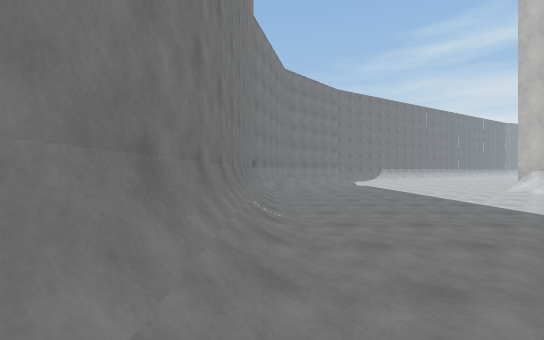
View 1 (above)

22 first-person views from a walk through a Unity game level. The camera is 1.3 m above the floor, looks level and sees 90° across. The floor is counted in squares, 2 m on a side. Each view is taken from the middle of a square. On the plan, view 1 faces up. The plan holds only what a view shows up to about 9 squares ahead; the rest is blank. The place goes on beyond the plan. Some surface patterns are stand-ins.

View 2
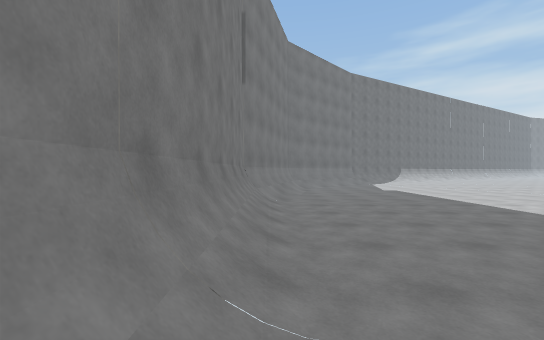

View 3
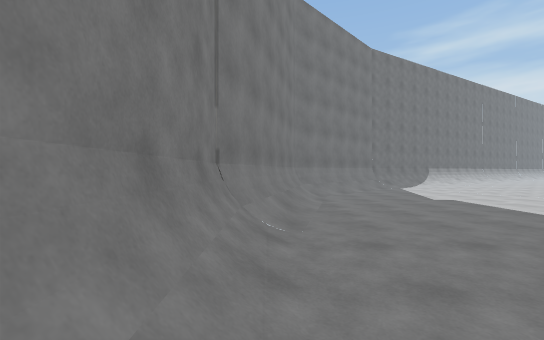

View 4
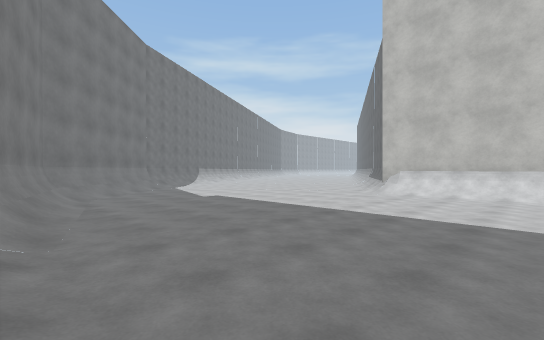

View 5
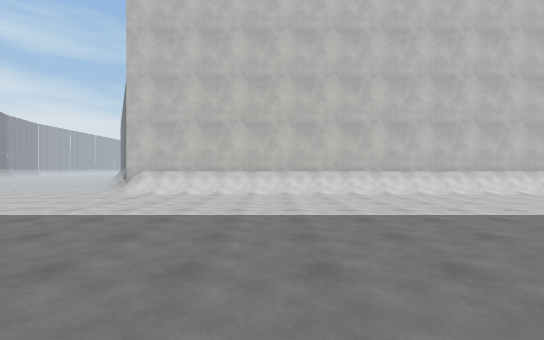

View 6
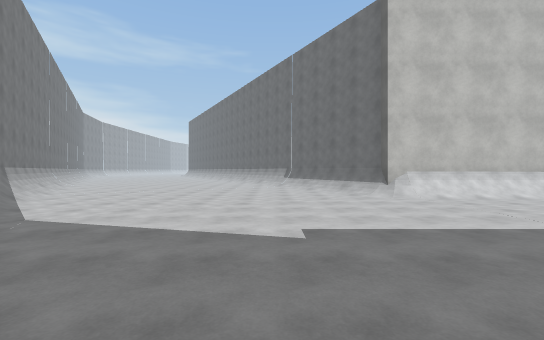

View 7
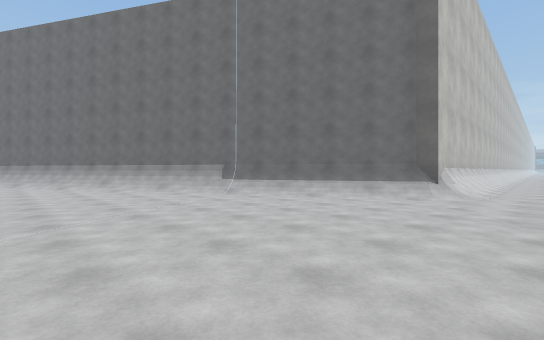

View 8
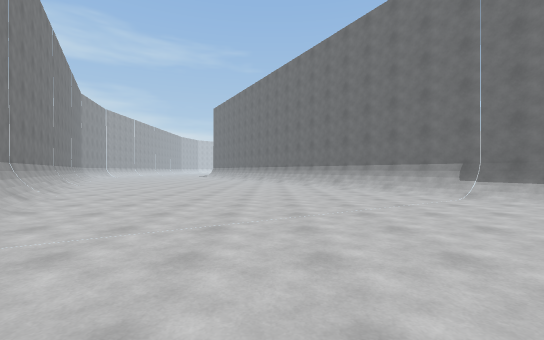

View 9
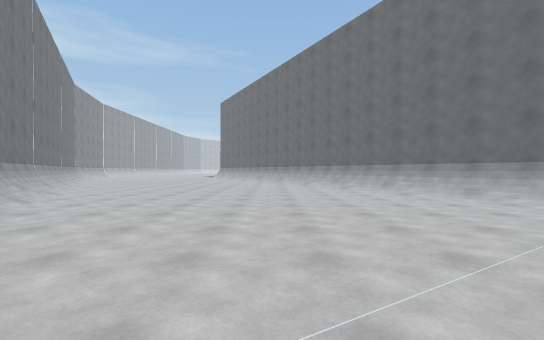

View 10
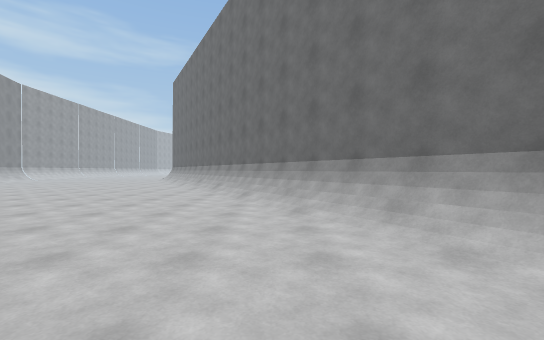

View 11
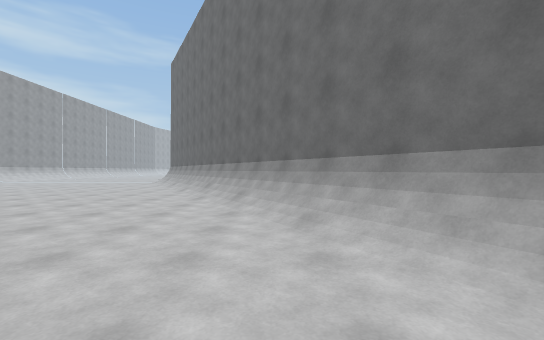

View 12
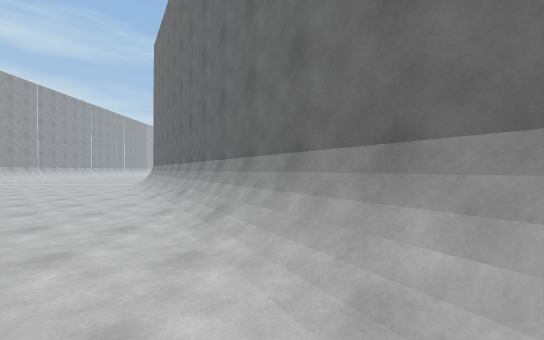

View 13
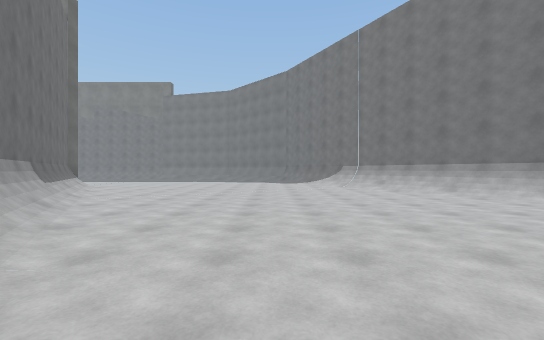

View 14
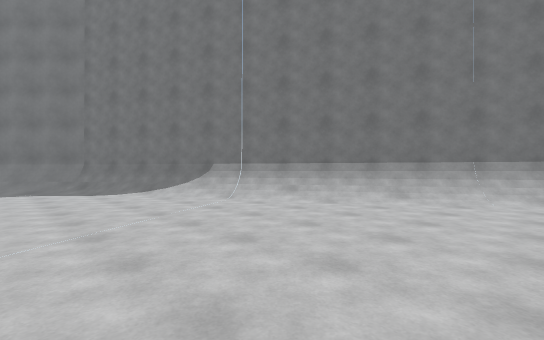

View 15
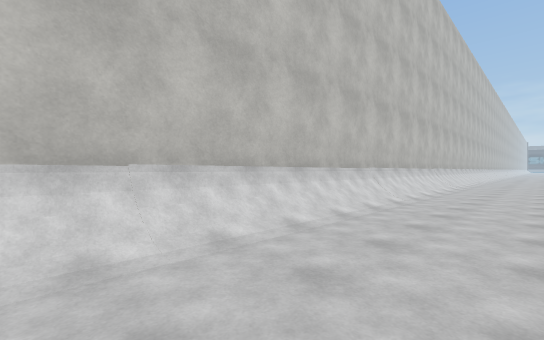

View 16
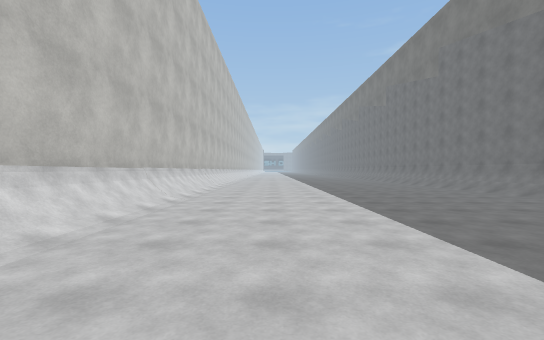

View 17
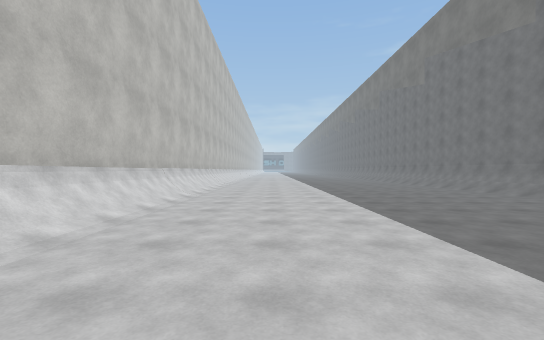

View 18
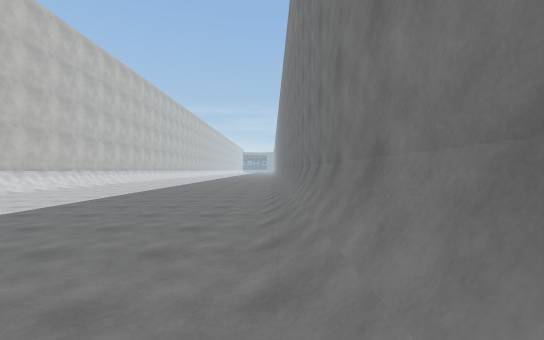

View 19
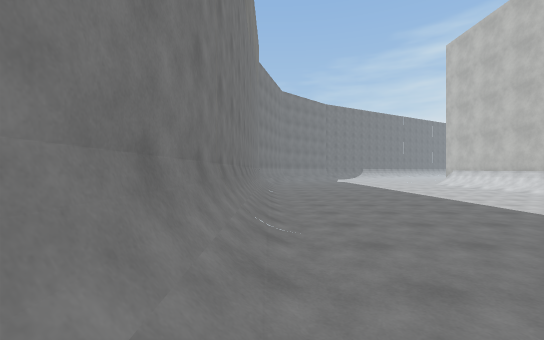

View 20
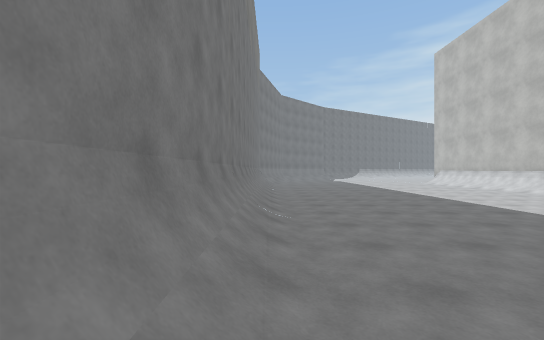

View 21
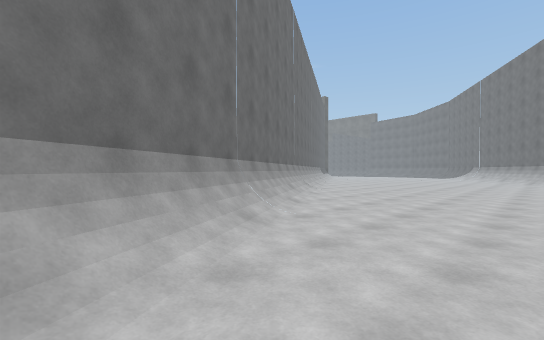

View 22
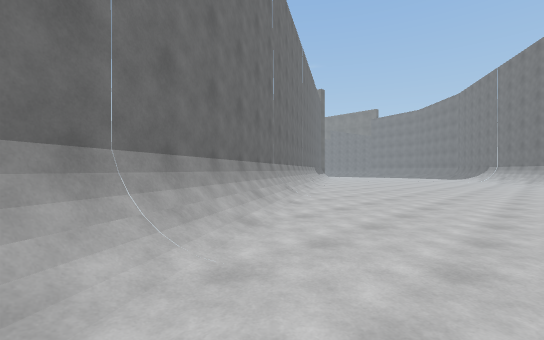

### Floor plan
Key: @ floor where view 1 was taken; # wall or solid block; . main floor; : floor 0.25 m higher than the main floor; / step, stairs or slope.
Columns run from 1 left of view 1 to 29 right of it. Each row starts with its distance up from view 1.
 23              ###:..............
 22            ###/...............:
 21          ###/.............../##
 20         ##//..............//##
 19       ###/.............../###
 18      ##/.............../###
 17     ##/..............//##
 16    ##/............../###
 15   ##/............./###
 14  ##/............/###
 13  #/........... /##
 12  #/........../###
 11  #.........:###
 10 ##........###
  9 #/......./#
  8 #/......./#
  7 #/......./#
  6 #/......./#
  5 #/......./#
  4 #/......./#
  3 #/......./#
  2 #/......./#
  1 #/......./#
  0 #@......./#
 -1 #/......./#
 -2 #/......./#
 -3 #/......./#
 -4 #/......./#
 -5 #/......./#
 -6 #/......./#
 -7 #/......./#
 -8 #/......./#
 -9 #/......./#
-10 #/......./#
-11 #/......./#
-12 #/......./#
-13 #/......./#

Positions as (right, up) in squares from view 1, and headings:
1: (0, 0), facing up
2: (0, 3), facing up
3: (0, 6), facing up
4: (0, 6), facing up-right
5: (0, 5), facing right
6: (1, 13), facing right
7: (7, 17), facing down-right
8: (7, 17), facing right
9: (9, 18), facing right
10: (14, 16), facing right
11: (17, 17), facing right
12: (19, 17), facing right
13: (19, 17), facing left
14: (14, 16), facing up-left
15: (6, 0), facing down-right
16: (6, 0), facing down
17: (6, -4), facing down
18: (0, -4), facing down
19: (0, -4), facing up
20: (0, -5), facing up
21: (29, 23), facing down-left
22: (27, 22), facing down-left
